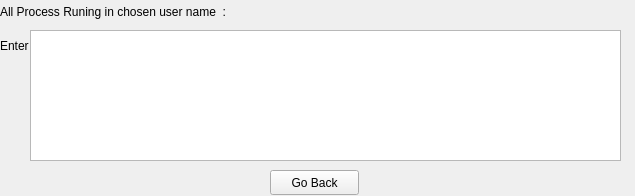
<?xml version="1.0" encoding="UTF-8"?>
<ui version="4.0">
 <class>Dialog</class>
 <widget class="QDialog" name="Dialog">
  <property name="geometry">
   <rect>
    <x>0</x>
    <y>0</y>
    <width>635</width>
    <height>196</height>
   </rect>
  </property>
  <property name="windowTitle">
   <string>Dialog</string>
  </property>
  <property name="styleSheet">
   <string notr="true"/>
  </property>
  <widget class="QLabel" name="label">
   <property name="geometry">
    <rect>
     <x>0</x>
     <y>30</y>
     <width>221</width>
     <height>31</height>
    </rect>
   </property>
   <property name="styleSheet">
    <string notr="true"/>
   </property>
   <property name="text">
    <string>Enter the username :</string>
   </property>
  </widget>
  <widget class="QPushButton" name="Run">
   <property name="geometry">
    <rect>
     <x>380</x>
     <y>80</y>
     <width>89</width>
     <height>25</height>
    </rect>
   </property>
   <property name="styleSheet">
    <string notr="true"/>
   </property>
   <property name="text">
    <string>Run</string>
   </property>
  </widget>
  <widget class="QPushButton" name="goback">
   <property name="geometry">
    <rect>
     <x>270</x>
     <y>170</y>
     <width>89</width>
     <height>25</height>
    </rect>
   </property>
   <property name="styleSheet">
    <string notr="true"/>
   </property>
   <property name="text">
    <string>Go Back</string>
   </property>
  </widget>
  <widget class="QLineEdit" name="textbox">
   <property name="geometry">
    <rect>
     <x>150</x>
     <y>80</y>
     <width>201</width>
     <height>25</height>
    </rect>
   </property>
   <property name="styleSheet">
    <string notr="true"/>
   </property>
  </widget>
  <widget class="QLabel" name="label_2">
   <property name="geometry">
    <rect>
     <x>0</x>
     <y>-4</y>
     <width>361</width>
     <height>31</height>
    </rect>
   </property>
   <property name="styleSheet">
    <string notr="true"/>
   </property>
   <property name="text">
    <string>All Process Runing in chosen user name  :</string>
   </property>
  </widget>
  <widget class="QPlainTextEdit" name="plainTextEdit">
   <property name="geometry">
    <rect>
     <x>30</x>
     <y>30</y>
     <width>591</width>
     <height>131</height>
    </rect>
   </property>
   <property name="styleSheet">
    <string notr="true"/>
   </property>
  </widget>
 </widget>
 <resources/>
 <connections/>
</ui>
